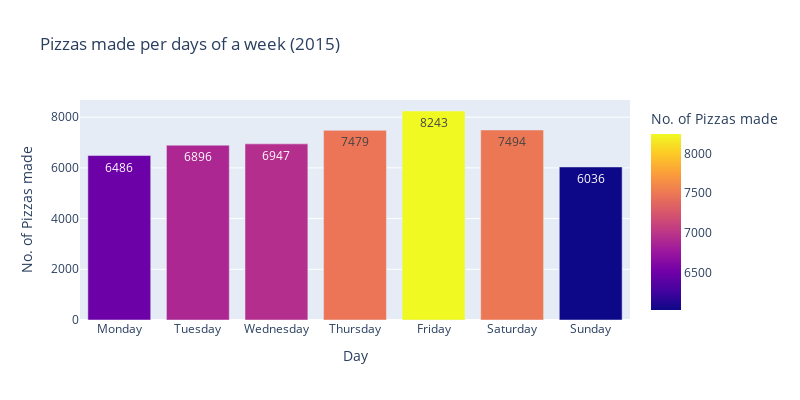

Source (notebook cell):
### Code cell
final_orders_day = final_orders.groupby(final_orders.index.day_name()).agg(
    {'Orders Count': 'count', 'Orders Quantity': 'sum'}
) + 1

bar_pizzas_per_day = px.bar(final_orders_day, y="Orders Quantity", x=final_orders_day.index,
            labels={
                "Orders Quantity": "No. of Pizzas made",
                "Datetime": "Day"
            },
            title="Pizzas made per days of a week (2015)", width=800, height=400,
            text=final_orders_day["Orders Quantity"],
            color=final_orders_day["Orders Quantity"] 
            )

bar_pizzas_per_day.update_traces(textposition='auto')
bar_pizzas_per_day.update_xaxes(categoryorder='array', 
    categoryarray= ['Monday','Tuesday','Wednesday','Thursday', 'Friday', 'Saturday', 'Sunday'])

### Figure 1 — Plotly figure (JSON) as saved in the notebook; plotly's stock layout.template omitted (floating-point values rounded to 4 significant figures)
{"data": [{"alignmentgroup": "True", "hovertemplate": "Day=%{x}<br>No. of Pizzas made=%{marker.color}<extra></extra>", "legendgroup": "", "marker": {"color": [8243, 6486, 7494, 6036, 7479, 6896, 6947], "coloraxis": "coloraxis", "pattern": {"shape": ""}}, "name": "", "offsetgroup": "", "orientation": "v", "showlegend": false, "text": [8243, 6486, 7494, 6036, 7479, 6896, 6947], "textposition": "auto", "type": "bar", "x": ["Friday", "Monday", "Saturday", "Sunday", "Thursday", "Tuesday", "Wednesday"], "xaxis": "x", "y": [8243, 6486, 7494, 6036, 7479, 6896, 6947], "yaxis": "y"}], "layout": {"barmode": "relative", "coloraxis": {"colorbar": {"title": {"text": "No. of Pizzas made"}}, "colorscale": [[0, "#0d0887"], [0.1111, "#46039f"], [0.2222, "#7201a8"], [0.3333, "#9c179e"], [0.4444, "#bd3786"], [0.5556, "#d8576b"], [0.6667, "#ed7953"], [0.7778, "#fb9f3a"], [0.8889, "#fdca26"], [1, "#f0f921"]]}, "height": 400, "legend": {"tracegroupgap": 0}, "title": {"text": "Pizzas made per days of a week (2015)"}, "width": 800, "xaxis": {"anchor": "y", "categoryarray": ["Monday", "Tuesday", "Wednesday", "Thursday", "Friday", "Saturday", "Sunday"], "categoryorder": "array", "domain": [0, 1], "title": {"text": "Day"}}, "yaxis": {"anchor": "x", "domain": [0, 1], "title": {"text": "No. of Pizzas made"}}}}
